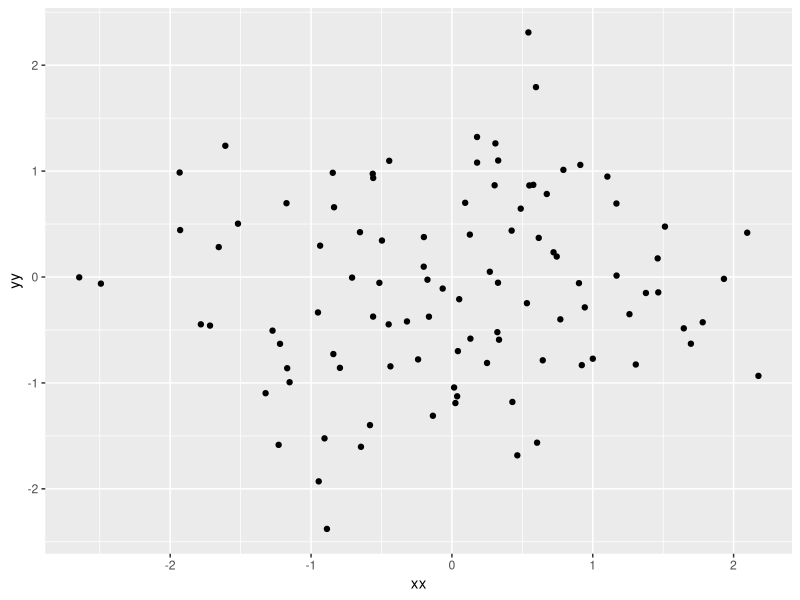

The R source for this figure:
## ---- chunk 1
library(tidyverse)
d=tibble(xx=rnorm(100),yy=rnorm(100))
d
g=ggplot(d,aes(x=xx,y=yy))+geom_point()
g
